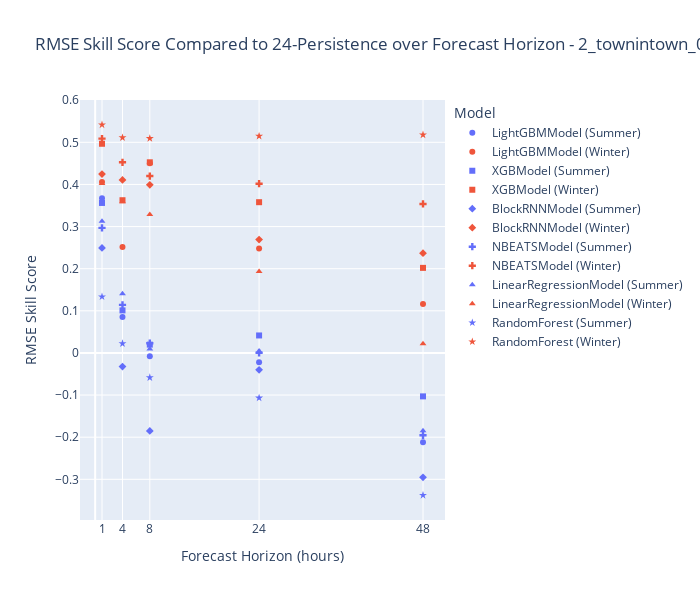
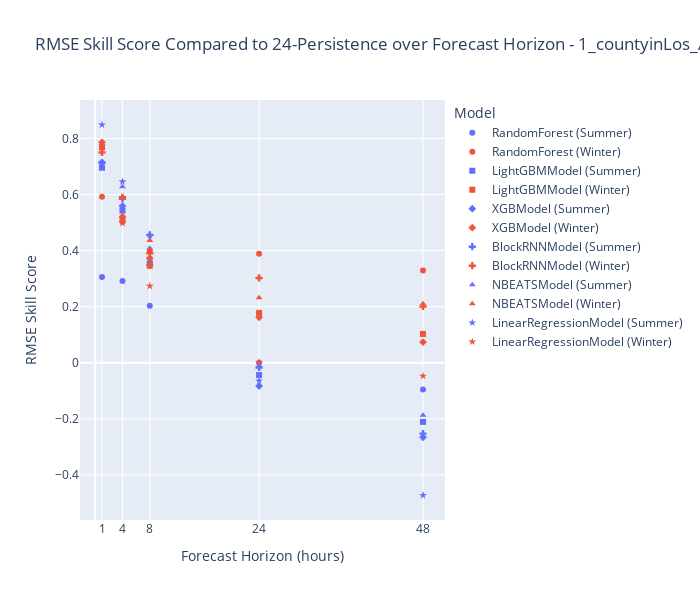

The cell these charts' notebook holds for them, in order:
### Code cell
for name, id in name_id_dict.items():

    try:
        run_path = f'wattcast/WattCast/run-{id}-Errormetricsfor{name}:v0'
        artifact = run.use_artifact(f'{run_path}', type='run_table')
        artifact_dir = artifact.download()
        with open(os.path.join(artifact_dir, os.listdir(artifact_dir)[0])) as f:
            data = json.load(f)
        df_metrics = pd.DataFrame(data['data'], columns=data['columns'])

        df = df_metrics[['horizon_in_hours', 'rmse_skill_score', 'season', 'model']]

        # Define colors and shapes based on the season and model
        season2color = {'Summer': 'orange', 'Winter': 'blue'}
        color2season = {v: k for k, v in season2color.items()}
        model2shape = {
            'RandomForest': 'circle',
            'LightGBMModel': 'square',
            'XGBModel': 'diamond',
            'BlockRNNModel': 'cross',
            'NBEATSModel': 'triangle-up',
            'LinearRegressionModel': 'star'
        }
        shape2model = {v: k for k, v in model2shape.items()}




        # Map the colors and shapes to the DataFrame
        df['color'] = df['season'].map(color_map)
        df['shape'] = df['model'].map(shape_map)

        # Create the scatter plot
        fig = px.scatter(
            df,
            x='horizon_in_hours',
            y='rmse_skill_score',
            color='color',
            symbol='shape',
            symbol_sequence= list(shape_map.values()),
            hover_data=['model'],
            title=f'RMSE Skill Score Compared to 24-Persistence over Forecast Horizon - {name}',
            labels={'rmse_skill_score': 'RMSE Skill Score', 'horizon_in_hours': 'Forecast Horizon (hours)'}

                
        )

        # set the x ticks and rename the legend
        fig.update_layout(
            xaxis=dict(
                tickmode='array',
                tickvals=[1, 4, 8, 24, 48],
            ),
            legend_title_text='Model',
        )

        for i in range(len(fig.data)):
            current_name = fig.data[i]['name']
            color, shape = current_name.split(', ')
            fig.data[i]['name'] = f'{shape2model[shape]} ({color2season[color]})'
            fig.data[i]['legendgroup'] = f'{shape2model[shape]}'

        # Update the figure size
        fig.update_layout(width=700, height=600)
        
        fig.show()

    except:
        print(f'Error for {name}')

### Figure 1 — Plotly figure (JSON) as saved in the notebook; plotly's stock layout.template omitted (floating-point values rounded to 4 significant figures)
{"data": [{"customdata": [["LightGBMModel"], ["LightGBMModel"], ["LightGBMModel"], ["LightGBMModel"], ["LightGBMModel"]], "hovertemplate": "color=orange<br>shape=square<br>Forecast Horizon (hours)=%{x}<br>RMSE Skill Score=%{y}<br>model=%{customdata[0]}<extra></extra>", "legendgroup": "LightGBMModel", "marker": {"color": "#636efa", "symbol": "circle"}, "mode": "markers", "name": "LightGBMModel (Summer)", "orientation": "v", "showlegend": true, "type": "scatter", "x": [1, 4, 8, 24, 48], "xaxis": "x", "y": [0.367, 0.08541, -0.00791, -0.02186, -0.2119], "yaxis": "y"}, {"customdata": [["XGBModel"], ["XGBModel"], ["XGBModel"], ["XGBModel"], ["XGBModel"]], "hovertemplate": "color=orange<br>shape=diamond<br>Forecast Horizon (hours)=%{x}<br>RMSE Skill Score=%{y}<br>model=%{customdata[0]}<extra></extra>", "legendgroup": "XGBModel", "marker": {"color": "#636efa", "symbol": "square"}, "mode": "markers", "name": "XGBModel (Summer)", "orientation": "v", "showlegend": true, "type": "scatter", "x": [1, 4, 8, 24, 48], "xaxis": "x", "y": [0.3561, 0.101, 0.01978, 0.04151, -0.1031], "yaxis": "y"}, {"customdata": [["BlockRNNModel"], ["BlockRNNModel"], ["BlockRNNModel"], ["BlockRNNModel"], ["BlockRNNModel"]], "hovertemplate": "color=orange<br>shape=cross<br>Forecast Horizon (hours)=%{x}<br>RMSE Skill Score=%{y}<br>model=%{customdata[0]}<extra></extra>", "legendgroup": "BlockRNNModel", "marker": {"color": "#636efa", "symbol": "diamond"}, "mode": "markers", "name": "BlockRNNModel (Summer)", "orientation": "v", "showlegend": true, "type": "scatter", "x": [1, 4, 8, 24, 48], "xaxis": "x", "y": [0.2493, -0.03234, -0.185, -0.04005, -0.2953], "yaxis": "y"}, {"customdata": [["NBEATSModel"], ["NBEATSModel"], ["NBEATSModel"], ["NBEATSModel"], ["NBEATSModel"]], "hovertemplate": "color=orange<br>shape=triangle-up<br>Forecast Horizon (hours)=%{x}<br>RMSE Skill Score=%{y}<br>model=%{customdata[0]}<extra></extra>", "legendgroup": "NBEATSModel", "marker": {"color": "#636efa", "symbol": "cross"}, "mode": "markers", "name": "NBEATSModel (Summer)", "orientation": "v", "showlegend": true, "type": "scatter", "x": [1, 4, 8, 24, 48], "xaxis": "x", "y": [0.2968, 0.1142, 0.02315, 0.0003646, -0.1955], "yaxis": "y"}, {"customdata": [["LinearRegressionModel"], ["LinearRegressionModel"], ["LinearRegressionModel"], ["LinearRegressionModel"], ["LinearRegressionModel"]], "hovertemplate": "color=orange<br>shape=star<br>Forecast Horizon (hours)=%{x}<br>RMSE Skill Score=%{y}<br>model=%{customdata[0]}<extra></extra>", "legendgroup": "LinearRegressionModel", "marker": {"color": "#636efa", "symbol": "triangle-up"}, "mode": "markers", "name": "LinearRegressionModel (Summer)", "orientation": "v", "showlegend": true, "type": "scatter", "x": [1, 4, 8, 24, 48], "xaxis": "x", "y": [0.3127, 0.1403, 0.009081, 0.004803, -0.1844], "yaxis": "y"}, {"customdata": [["RandomForest"], ["RandomForest"], ["RandomForest"], ["RandomForest"], ["RandomForest"]], "hovertemplate": "color=orange<br>shape=circle<br>Forecast Horizon (hours)=%{x}<br>RMSE Skill Score=%{y}<br>model=%{customdata[0]}<extra></extra>", "legendgroup": "RandomForest", "marker": {"color": "#636efa", "symbol": "star"}, "mode": "markers", "name": "RandomForest (Summer)", "orientation": "v", "showlegend": true, "type": "scatter", "x": [1, 4, 8, 24, 48], "xaxis": "x", "y": [0.1336, 0.02225, -0.0584, -0.1067, -0.3378], "yaxis": "y"}, {"customdata": [["LightGBMModel"], ["LightGBMModel"], ["LightGBMModel"], ["LightGBMModel"], ["LightGBMModel"]], "hovertemplate": "color=blue<br>shape=square<br>Forecast Horizon (hours)=%{x}<br>RMSE Skill Score=%{y}<br>model=%{customdata[0]}<extra></extra>", "legendgroup": "LightGBMModel", "marker": {"color": "#EF553B", "symbol": "circle"}, "mode": "markers", "name": "LightGBMModel (Winter)", "orientation": "v", "showlegend": true, "type": "scatter", "x": [1, 4, 8, 24, 48], "xaxis": "x", "y": [0.4057, 0.2518, 0.4502, 0.2479, 0.1164], "yaxis": "y"}, {"customdata": [["XGBModel"], ["XGBModel"], ["XGBModel"], ["XGBModel"], ["XGBModel"]], "hovertemplate": "color=blue<br>shape=diamond<br>Forecast Horizon (hours)=%{x}<br>RMSE Skill Score=%{y}<br>model=%{customdata[0]}<extra></extra>", "legendgroup": "XGBModel", "marker": {"color": "#EF553B", "symbol": "square"}, "mode": "markers", "name": "XGBModel (Winter)", "orientation": "v", "showlegend": true, "type": "scatter", "x": [1, 4, 8, 24, 48], "xaxis": "x", "y": [0.4966, 0.3626, 0.4526, 0.3579, 0.202], "yaxis": "y"}, {"customdata": [["BlockRNNModel"], ["BlockRNNModel"], ["BlockRNNModel"], ["BlockRNNModel"], ["BlockRNNModel"]], "hovertemplate": "color=blue<br>shape=cross<br>Forecast Horizon (hours)=%{x}<br>RMSE Skill Score=%{y}<br>model=%{customdata[0]}<extra></extra>", "legendgroup": "BlockRNNModel", "marker": {"color": "#EF553B", "symbol": "diamond"}, "mode": "markers", "name": "BlockRNNModel (Winter)", "orientation": "v", "showlegend": true, "type": "scatter", "x": [1, 4, 8, 24, 48], "xaxis": "x", "y": [0.4246, 0.4107, 0.399, 0.2692, 0.2369], "yaxis": "y"}, {"customdata": [["NBEATSModel"], ["NBEATSModel"], ["NBEATSModel"], ["NBEATSModel"], ["NBEATSModel"]], "hovertemplate": "color=blue<br>shape=triangle-up<br>Forecast Horizon (hours)=%{x}<br>RMSE Skill Score=%{y}<br>model=%{customdata[0]}<extra></extra>", "legendgroup": "NBEATSModel", "marker": {"color": "#EF553B", "symbol": "cross"}, "mode": "markers", "name": "NBEATSModel (Winter)", "orientation": "v", "showlegend": true, "type": "scatter", "x": [1, 4, 8, 24, 48], "xaxis": "x", "y": [0.5087, 0.4526, 0.42, 0.4018, 0.3538], "yaxis": "y"}, {"customdata": [["LinearRegressionModel"], ["LinearRegressionModel"], ["LinearRegressionModel"], ["LinearRegressionModel"], ["LinearRegressionModel"]], "hovertemplate": "color=blue<br>shape=star<br>Forecast Horizon (hours)=%{x}<br>RMSE Skill Score=%{y}<br>model=%{customdata[0]}<extra></extra>", "legendgroup": "LinearRegressionModel", "marker": {"color": "#EF553B", "symbol": "triangle-up"}, "mode": "markers", "name": "LinearRegressionModel (Winter)", "orientation": "v", "showlegend": true, "type": "scatter", "x": [1, 4, 8, 24, 48], "xaxis": "x", "y": [0.4021, 0.3589, 0.3284, 0.1934, 0.02174], "yaxis": "y"}, {"customdata": [["RandomForest"], ["RandomForest"], ["RandomForest"], ["RandomForest"], ["RandomForest"]], "hovertemplate": "color=blue<br>shape=circle<br>Forecast Horizon (hours)=%{x}<br>RMSE Skill Score=%{y}<br>model=%{customdata[0]}<extra></extra>", "legendgroup": "RandomForest", "marker": {"color": "#EF553B", "symbol": "star"}, "mode": "markers", "name": "RandomForest (Winter)", "orientation": "v", "showlegend": true, "type": "scatter", "x": [1, 4, 8, 24, 48], "xaxis": "x", "y": [0.5417, 0.5112, 0.5093, 0.5147, 0.5179], "yaxis": "y"}], "layout": {"height": 600, "legend": {"title": {"text": "Model"}, "tracegroupgap": 0}, "title": {"text": "RMSE Skill Score Compared to 24-Persistence over Forecast Horizon - 2_townintown_0"}, "width": 700, "xaxis": {"anchor": "y", "domain": [0, 1], "tickmode": "array", "tickvals": [1, 4, 8, 24, 48], "title": {"text": "Forecast Horizon (hours)"}}, "yaxis": {"anchor": "x", "domain": [0, 1], "title": {"text": "RMSE Skill Score"}}}}

### Figure 2 — Plotly figure (JSON) as saved in the notebook; plotly's stock layout.template omitted (floating-point values rounded to 4 significant figures)
{"data": [{"customdata": [["RandomForest"], ["RandomForest"], ["RandomForest"], ["RandomForest"], ["RandomForest"]], "hovertemplate": "color=orange<br>shape=circle<br>Forecast Horizon (hours)=%{x}<br>RMSE Skill Score=%{y}<br>model=%{customdata[0]}<extra></extra>", "legendgroup": "RandomForest", "marker": {"color": "#636efa", "symbol": "circle"}, "mode": "markers", "name": "RandomForest (Summer)", "orientation": "v", "showlegend": true, "type": "scatter", "x": [1, 4, 8, 24, 48], "xaxis": "x", "y": [0.3063, 0.2916, 0.2033, 0.0003406, -0.09527], "yaxis": "y"}, {"customdata": [["LightGBMModel"], ["LightGBMModel"], ["LightGBMModel"], ["LightGBMModel"], ["LightGBMModel"]], "hovertemplate": "color=orange<br>shape=square<br>Forecast Horizon (hours)=%{x}<br>RMSE Skill Score=%{y}<br>model=%{customdata[0]}<extra></extra>", "legendgroup": "LightGBMModel", "marker": {"color": "#636efa", "symbol": "square"}, "mode": "markers", "name": "LightGBMModel (Summer)", "orientation": "v", "showlegend": true, "type": "scatter", "x": [1, 4, 8, 24, 48], "xaxis": "x", "y": [0.6955, 0.543, 0.3552, -0.04378, -0.2109], "yaxis": "y"}, {"customdata": [["XGBModel"], ["XGBModel"], ["XGBModel"], ["XGBModel"], ["XGBModel"]], "hovertemplate": "color=orange<br>shape=diamond<br>Forecast Horizon (hours)=%{x}<br>RMSE Skill Score=%{y}<br>model=%{customdata[0]}<extra></extra>", "legendgroup": "XGBModel", "marker": {"color": "#636efa", "symbol": "diamond"}, "mode": "markers", "name": "XGBModel (Summer)", "orientation": "v", "showlegend": true, "type": "scatter", "x": [1, 4, 8, 24, 48], "xaxis": "x", "y": [0.7147, 0.5588, 0.3486, -0.0831, -0.2657], "yaxis": "y"}, {"customdata": [["BlockRNNModel"], ["BlockRNNModel"], ["BlockRNNModel"], ["BlockRNNModel"], ["BlockRNNModel"]], "hovertemplate": "color=orange<br>shape=cross<br>Forecast Horizon (hours)=%{x}<br>RMSE Skill Score=%{y}<br>model=%{customdata[0]}<extra></extra>", "legendgroup": "BlockRNNModel", "marker": {"color": "#636efa", "symbol": "cross"}, "mode": "markers", "name": "BlockRNNModel (Summer)", "orientation": "v", "showlegend": true, "type": "scatter", "x": [1, 4, 8, 24, 48], "xaxis": "x", "y": [0.7124, 0.5846, 0.4558, -0.01686, -0.2526], "yaxis": "y"}, {"customdata": [["NBEATSModel"], ["NBEATSModel"], ["NBEATSModel"], ["NBEATSModel"], ["NBEATSModel"]], "hovertemplate": "color=orange<br>shape=triangle-up<br>Forecast Horizon (hours)=%{x}<br>RMSE Skill Score=%{y}<br>model=%{customdata[0]}<extra></extra>", "legendgroup": "NBEATSModel", "marker": {"color": "#636efa", "symbol": "triangle-up"}, "mode": "markers", "name": "NBEATSModel (Summer)", "orientation": "v", "showlegend": true, "type": "scatter", "x": [1, 4, 8, 24, 48], "xaxis": "x", "y": [0.7661, 0.6282, 0.4083, -0.01116, -0.1868], "yaxis": "y"}, {"customdata": [["LinearRegressionModel"], ["LinearRegressionModel"], ["LinearRegressionModel"], ["LinearRegressionModel"], ["LinearRegressionModel"]], "hovertemplate": "color=orange<br>shape=star<br>Forecast Horizon (hours)=%{x}<br>RMSE Skill Score=%{y}<br>model=%{customdata[0]}<extra></extra>", "legendgroup": "LinearRegressionModel", "marker": {"color": "#636efa", "symbol": "star"}, "mode": "markers", "name": "LinearRegressionModel (Summer)", "orientation": "v", "showlegend": true, "type": "scatter", "x": [1, 4, 8, 24, 48], "xaxis": "x", "y": [0.8489, 0.6459, 0.455, -0.06417, -0.4725], "yaxis": "y"}, {"customdata": [["RandomForest"], ["RandomForest"], ["RandomForest"], ["RandomForest"], ["RandomForest"]], "hovertemplate": "color=blue<br>shape=circle<br>Forecast Horizon (hours)=%{x}<br>RMSE Skill Score=%{y}<br>model=%{customdata[0]}<extra></extra>", "legendgroup": "RandomForest", "marker": {"color": "#EF553B", "symbol": "circle"}, "mode": "markers", "name": "RandomForest (Winter)", "orientation": "v", "showlegend": true, "type": "scatter", "x": [1, 4, 8, 24, 48], "xaxis": "x", "y": [0.5922, 0.5029, 0.3984, 0.3887, 0.3288], "yaxis": "y"}, {"customdata": [["LightGBMModel"], ["LightGBMModel"], ["LightGBMModel"], ["LightGBMModel"], ["LightGBMModel"]], "hovertemplate": "color=blue<br>shape=square<br>Forecast Horizon (hours)=%{x}<br>RMSE Skill Score=%{y}<br>model=%{customdata[0]}<extra></extra>", "legendgroup": "LightGBMModel", "marker": {"color": "#EF553B", "symbol": "square"}, "mode": "markers", "name": "LightGBMModel (Winter)", "orientation": "v", "showlegend": true, "type": "scatter", "x": [1, 4, 8, 24, 48], "xaxis": "x", "y": [0.7689, 0.5095, 0.3459, 0.1778, 0.1027], "yaxis": "y"}, {"customdata": [["XGBModel"], ["XGBModel"], ["XGBModel"], ["XGBModel"], ["XGBModel"]], "hovertemplate": "color=blue<br>shape=diamond<br>Forecast Horizon (hours)=%{x}<br>RMSE Skill Score=%{y}<br>model=%{customdata[0]}<extra></extra>", "legendgroup": "XGBModel", "marker": {"color": "#EF553B", "symbol": "diamond"}, "mode": "markers", "name": "XGBModel (Winter)", "orientation": "v", "showlegend": true, "type": "scatter", "x": [1, 4, 8, 24, 48], "xaxis": "x", "y": [0.786, 0.5208, 0.3731, 0.1623, 0.07391], "yaxis": "y"}, {"customdata": [["BlockRNNModel"], ["BlockRNNModel"], ["BlockRNNModel"], ["BlockRNNModel"], ["BlockRNNModel"]], "hovertemplate": "color=blue<br>shape=cross<br>Forecast Horizon (hours)=%{x}<br>RMSE Skill Score=%{y}<br>model=%{customdata[0]}<extra></extra>", "legendgroup": "BlockRNNModel", "marker": {"color": "#EF553B", "symbol": "cross"}, "mode": "markers", "name": "BlockRNNModel (Winter)", "orientation": "v", "showlegend": true, "type": "scatter", "x": [1, 4, 8, 24, 48], "xaxis": "x", "y": [0.7504, 0.5903, 0.3908, 0.3025, 0.2007], "yaxis": "y"}, {"customdata": [["NBEATSModel"], ["NBEATSModel"], ["NBEATSModel"], ["NBEATSModel"], ["NBEATSModel"]], "hovertemplate": "color=blue<br>shape=triangle-up<br>Forecast Horizon (hours)=%{x}<br>RMSE Skill Score=%{y}<br>model=%{customdata[0]}<extra></extra>", "legendgroup": "NBEATSModel", "marker": {"color": "#EF553B", "symbol": "triangle-up"}, "mode": "markers", "name": "NBEATSModel (Winter)", "orientation": "v", "showlegend": true, "type": "scatter", "x": [1, 4, 8, 24, 48], "xaxis": "x", "y": [0.7529, 0.5878, 0.436, 0.2315, 0.2104], "yaxis": "y"}, {"customdata": [["LinearRegressionModel"], ["LinearRegressionModel"], ["LinearRegressionModel"], ["LinearRegressionModel"], ["LinearRegressionModel"]], "hovertemplate": "color=blue<br>shape=star<br>Forecast Horizon (hours)=%{x}<br>RMSE Skill Score=%{y}<br>model=%{customdata[0]}<extra></extra>", "legendgroup": "LinearRegressionModel", "marker": {"color": "#EF553B", "symbol": "star"}, "mode": "markers", "name": "LinearRegressionModel (Winter)", "orientation": "v", "showlegend": true, "type": "scatter", "x": [1, 4, 8, 24, 48], "xaxis": "x", "y": [0.7728, 0.4977, 0.2738, 0.001656, -0.04703], "yaxis": "y"}], "layout": {"height": 600, "legend": {"title": {"text": "Model"}, "tracegroupgap": 0}, "title": {"text": "RMSE Skill Score Compared to 24-Persistence over Forecast Horizon - 1_countyinLos_Angeles"}, "width": 700, "xaxis": {"anchor": "y", "domain": [0, 1], "tickmode": "array", "tickvals": [1, 4, 8, 24, 48], "title": {"text": "Forecast Horizon (hours)"}}, "yaxis": {"anchor": "x", "domain": [0, 1], "title": {"text": "RMSE Skill Score"}}}}
